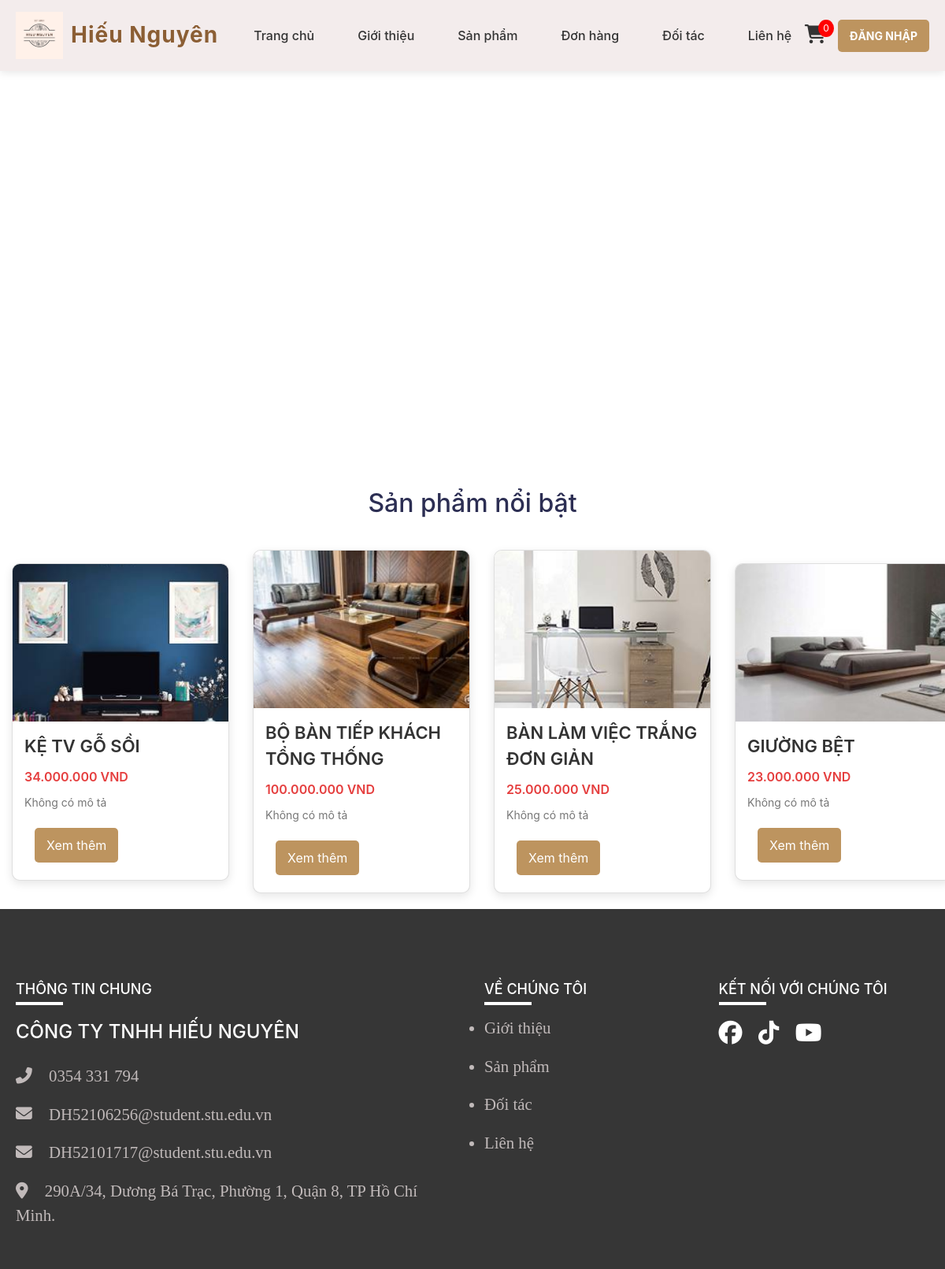
Page /frontend/pages/index.php on the earlier database version.
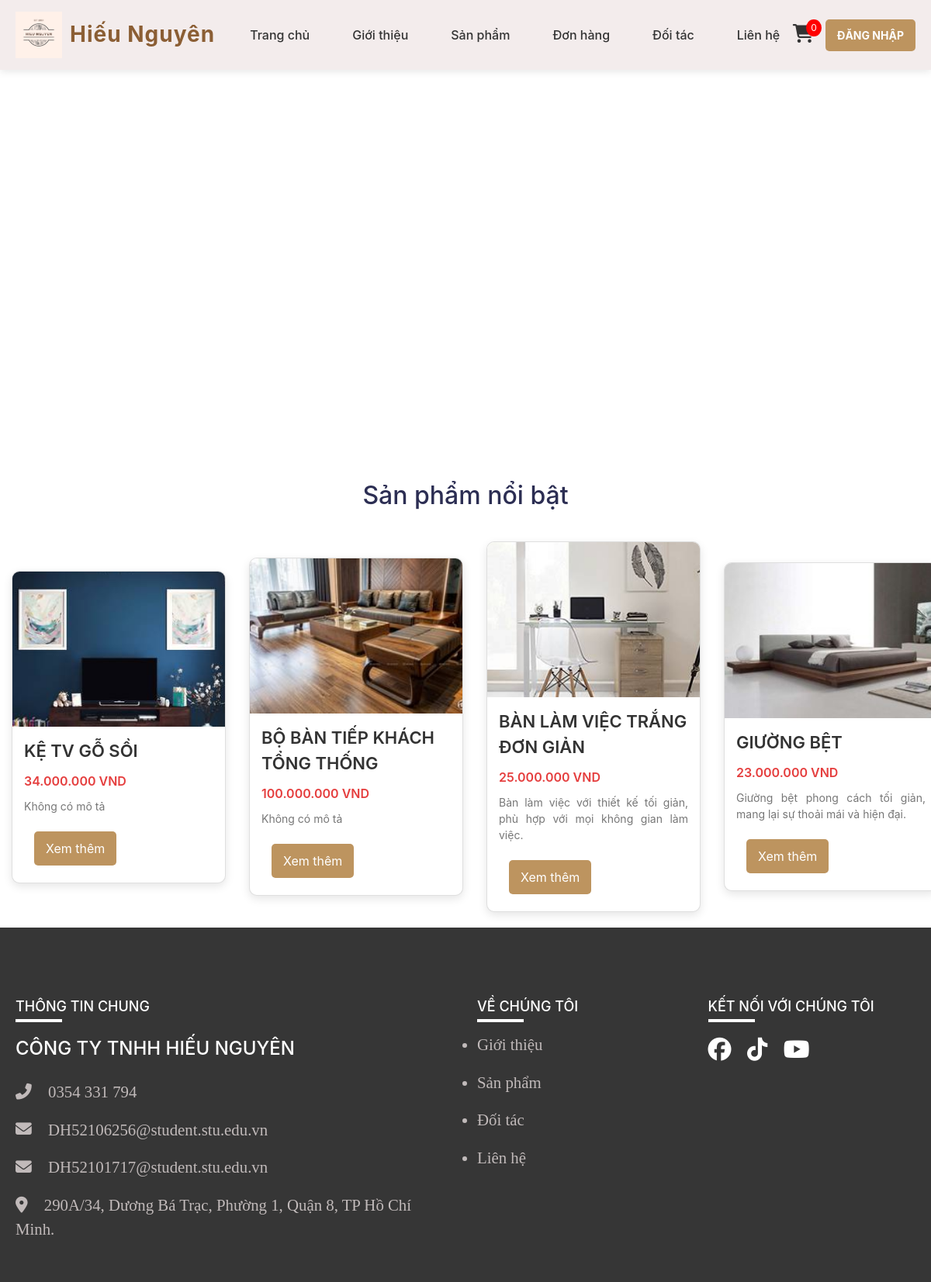
Same page on the later database version.
### tables this page shows
CREATE TABLE `products` (
  `id` int(11) NOT NULL,
  `name` varchar(255) NOT NULL,
  `category_slug` varchar(255) DEFAULT NULL,
  `price` decimal(10,2) NOT NULL,
  `image` varchar(255) DEFAULT NULL,
  `description` text DEFAULT NULL
);

### frontend/pages/index.php (the view, shortened to what this page needs)
<?php
include '../includes/header.php';
include '../../backend/db_connect.php';
$query = "SELECT * FROM products ORDER BY RAND() LIMIT 4";
$result = $conn->query($query);
?>
<main>
    <div id="container">
        <div class="banner">
            <div id="carouselExampleControls" class="carousel slide" data-ride="carousel">
                <div class="carousel-inner">
                    <div class="carousel-item active">
                        <div class="content-box-banner">
                            <h2 class="text-uppercase header-banner">
                                THẾ GIỚI NỘI THẤT SỐ 1 VIỆT NAM <br> <span> Mộc Nguyên </span>
                            </h2>
                        </div>
                    </div>
                </div>
            </div>
        </div>
        <h2 class="hot-product-title">Sản phẩm nổi bật</h2>
        <div class="slider owl-carousel">
            <?php while ($row = $result->fetch_assoc()): ?>
                <div class="card">
                    <div class="img">
                        <img src="<?php echo htmlspecialchars($row['image']); ?>"
                             alt="<?php echo htmlspecialchars($row['name']); ?>">
                    </div>
                    <div class="content">
                        <div class="title"><?php echo htmlspecialchars($row['name']); ?></div>
                        <div class="sub-title"><?php echo number_format($row['price'], 0, ',', '.') . ' VND'; ?></div>
                        <p>
                            <?php echo htmlspecialchars($row['description'] ?? 'Không có mô tả'); ?>
                        </p>
                        <div class="btn">
                        <a href="product_detail.php?id=<?php echo $row['id']; ?>" class="btn-view">Xem thêm</a>
                        </div>
                    </div>
                </div>
            <?php endwhile; ?>
        </div>
    </div>
</main>
<?php include '../includes/footer.php'; ?>

Differences in the rows shown:
changed products "BÀN LÀM VIỆC TRẮNG ĐƠN GIẢN": description "Không có mô tả" → "Bàn làm việc với thiết kế tối giản, phù hợp với mọi không gian làm việc."
changed products "GIƯỜNG BỆT": description "Không có mô tả" → "Giường bệt phong cách tối giản, mang lại sự thoải mái và hiện đại."
